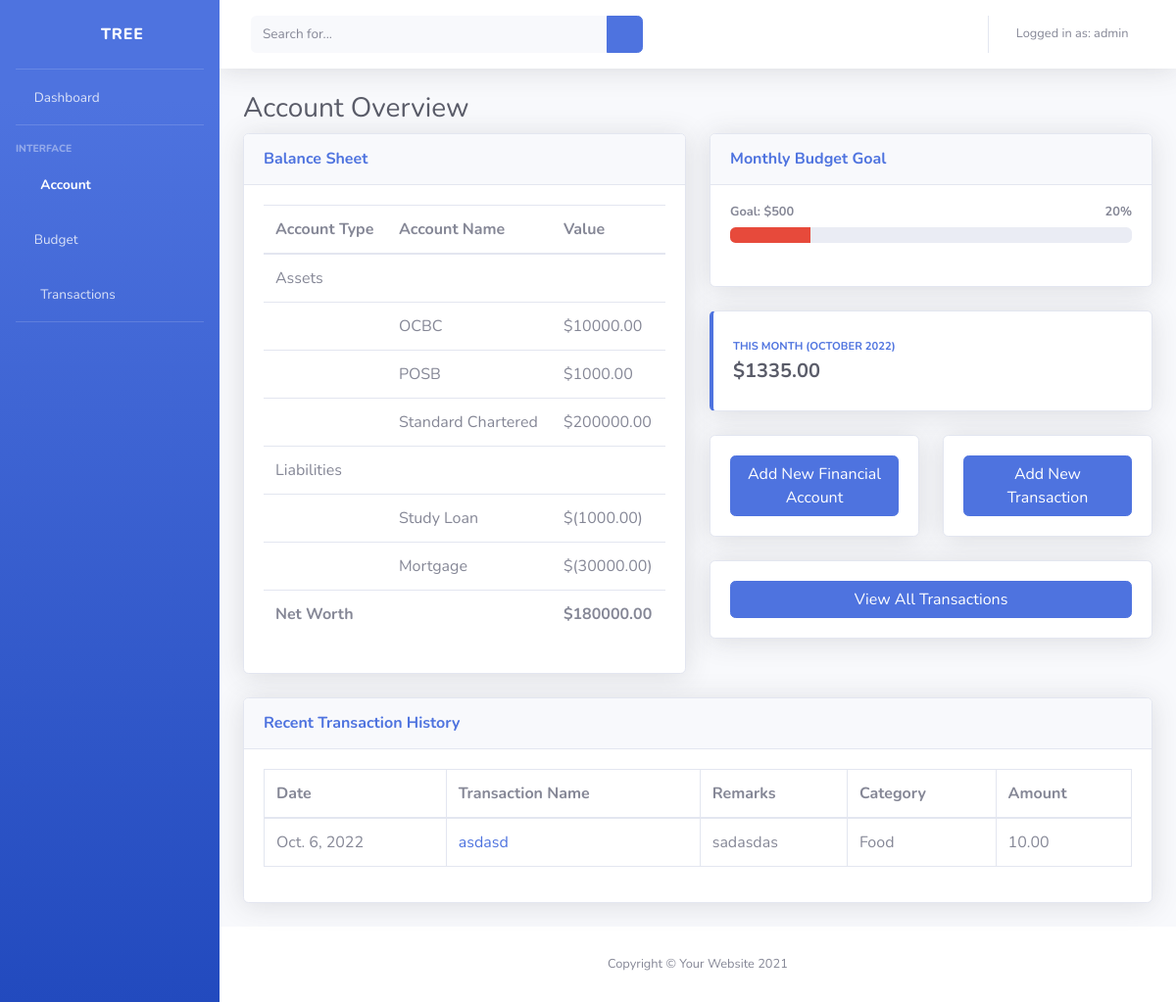
Page /account/ (signed in) on the committed database.
### dashboard/models.py (models this page shows)
class User(AbstractUser):
	temp = models.CharField(max_length=225)
	init = models.BooleanField(default=True)
	budget_init = models.BooleanField(default=True)
	net_worth = models.DecimalField(max_digits=20,decimal_places=2,default=0)

class FinancialAccount(models.Model):
	username = models.ForeignKey(settings.AUTH_USER_MODEL, on_delete=models.CASCADE)
	type = models.CharField(max_length=225)
	name = models.TextField()
	value = models.DecimalField(max_digits=20,decimal_places=2)

class Transaction(models.Model):
	username = models.ForeignKey(settings.AUTH_USER_MODEL, on_delete=models.CASCADE)
	transaction_type = models.CharField(max_length=225)
	date = models.DateField()
	transaction_name = models.TextField()
	remarks = models.CharField(max_length=225)
	category = models.TextField()
	amount = models.DecimalField(max_digits=20,decimal_places=2)
	def get_absolute_url(self):
		return f"/transactions/{self.id}/"

### dashboard/views.py (the view, shortened to what this page needs)
# urls.py: path("account/", account_view, name="account"),
def account_view(request, *args, **kwargs):
  if request.user.is_authenticated:
    get_user = User.objects.get(username=request.user)
    if get_user.init:
      return redirect('set-up')
    queryset = Transaction.objects.filter(username=request.user).order_by('-date')
    faset = FinancialAccount.objects.filter(username=request.user)
    networth = User.objects.get(username=request.user).net_worth
    if (networth < 0):
      networth = "(" + str(networth * -1) + ")"
    context = {
      "object_list": queryset,
      "fa_list": faset,
      "networth": networth
    }
    return render(request, "account.html", context)
  else:
    return redirect('Login-page')

### templates/account.html (shortened to what this page needs)
{% extends 'base.html' %}
{% block content %}
<h1 class="h3 mb-2 text-gray-800">Account Overview</h1>
<div class="row">
  <div class="col-lg-6">
    <div class="card shadow mb-4">
      <div class="card-header py-3">
        <h6 class="m-0 font-weight-bold text-primary">Balance Sheet</h6>
      </div>
      <div class="card-body">
        <table class="table">
          <thead>
            <tr>
              <th>Account Type</th>
              <th>Account Name</th>
              <th>Value</th>
            </tr>
          </thead>
          <tr>
            <td>Assets</td>
            <td></td>
            <td></td>
          </tr>
          {% for instance in fa_list %}
          {% if instance.type == "Assets" %}
          <tr>
            <td></td>
            <td>{{ instance.name }}</td>
            <td>${{ instance.value }}</td>
          </tr>
          {% endif %}
          {% endfor %}
          <tr>
            <td>Liabilities</td>
            <td></td>
            <td></td>
          </tr>
          {% for instance in fa_list %}
          {% if instance.type == "Liabilities" %}
          <tr>
            <td></td>
            <td>{{ instance.name }}</td>
            <td>$({{ instance.value }})</td>
          </tr>
          {% endif %}
          {% endfor %}
          <tfoot>
            <tr>
              <th>Net Worth</th>
              <th></th>
              <th>${{ networth }}</th>
            </tr>
          </tfoot>
        </table>
      </div>
    </div>
  </div>
  <div class="col-lg-6">
    <div class="card shadow mb-4">
      <div class="card-header py-3">
        <h6 class="m-0 font-weight-bold text-primary">Monthly Budget Goal</h6>
      </div>
      <div class="card-body">
        <h4 class="small font-weight-bold">Goal: $500 <span class="float-right">20%</span></h4>
        <div class="progress mb-4">
          <div class="progress-bar bg-danger" role="progressbar" style="width: 20%" aria-valuenow="20" aria-valuemin="0"
            aria-valuemax="100"></div>
        </div>
      </div>
    </div>
    <div class="card border-left-primary shadow mb-4 py-2">
      <div class="card-body">
        <div class="row no-gutters align-items-center">
          <div class="col mr-2">
            <div class="text-xs font-weight-bold text-primary text-uppercase mb-1">
              This Month (October 2022)
            </div>
            <div class="h5 mb-0 font-weight-bold text-gray-800">$1335.00</div>
          </div>
          <div class="col-auto">
            <i class="fas fa-dollar-sign fa-2x text-gray-300"></i>
          </div>
        </div>
      </div>
    </div>
    <div class="row">
      <div class="col-lg-6">
        <div class="card shadow mb-4">
          <div class="card-body text-center">
            <button class="btn btn-primary btn-block" type="button" data-toggle="modal"
              data-target="#exampleModalLg">Add New Financial Account</button>
          </div>
        </div>
      </div>
      <div class="col-lg-6">
        <div class="card shadow mb-4">
          <div class="card-body text-center">
            <button class="btn btn-primary btn-block" type="button" data-toggle="modal"
              data-target="#transactionModal">Add New Transaction</button>
          </div>
        </div>
      </div>
    </div>
    <div class="row">
      <div class="col-lg-12">
        <div class="card shadow mb-4">
          <div class="card-body text-center">
            <a href="/transactions">
              <button class="btn btn-primary btn-block" type="button" data-target="#exampleModalLg">View All
                Transactions</button>
            </a>
          </div>
        </div>
      </div>
    </div>
  </div>
</div>
<div class="row">
  <div class="col">
    <div class="card shadow mb-4">
      <div class="card-header py-3">
        <h6 class="m-0 font-weight-bold text-primary">Recent Transaction History</h6>
      </div>
      <div class="card-body">
        <div class="table-responsive">
          {% if object_list %}
          <table class="table table-bordered" id="table1" width="100%" cellspacing="0">
            <thead>
              <tr>
                <th>Date</th>
                <th>Transaction Name</th>
                <th>Remarks</th>
                <th>Category</th>
                <th>Amount</th>
              </tr>
            </thead>
            <tbody>
              {% for instance in object_list|slice:":10" %}
                <tr>
                    <td>{{ instance.date }} </td>
                    <td><a href='{{ instance.get_absolute_url }}'> {{ instance.transaction_name }} </a></td>
                    <td>{{ instance.remarks }} </td>
                    <td>{{ instance.category }} </td>
                    <td>{{ instance.amount }} </td>
                </tr>
              {% endfor %}
            </tbody>
          </table>
          {% else %}
            <h1>No Transactions Recorded</h1>
          {% endif %}
        </div>
      </div>
    </div>
  </div>
</div>
{% endblock %}

### templates/base.html (shortened to what this page needs)
<!DOCTYPE html>
<html lang="en">
{% load static %}
<head>
    <link href="{% static 'vendor/fontawesome-free/css/all.min.css' %}" rel="stylesheet" type="text/css">
    <link href="{% static 'css/sb-admin-2.min.css' %}" rel="stylesheet">
    <link href="{% static 'vendor/datatables/dataTables.bootstrap4.min.css' %}" rel="stylesheet">
</head>
<body id="page-top">
    <div id="wrapper">
        <ul class="navbar-nav bg-gradient-primary sidebar sidebar-dark accordion" id="accordionSidebar">
            <a class="sidebar-brand d-flex align-items-center justify-content-center" href="/home">
                <div class="sidebar-brand-icon">
                    <i class='fa fa-tree'></i>
                </div>
                <div class="sidebar-brand-text mx-3">Tree</div>
            </a>
            <hr class="sidebar-divider my-0">
            <li class="nav-item {% if request.resolver_match.url_name == 'home' %} active {% endif %}">
                <a class="nav-link" href="/home">
                    <i class='fa fa-home'></i>
                    <span>Dashboard</span></a>
            </li>
            <hr class="sidebar-divider">
            <div class="sidebar-heading">
                Interface
            </div>
            <li class="nav-item {% if request.resolver_match.url_name == 'account' %} active {% endif %}">
                <a class="nav-link collapsed" href="#" data-toggle="collapse" data-target="#collapseTwo"
                    aria-expanded="true" aria-controls="collapseTwo">
                    <i class="fas fa-fw fa-tachometer-alt"></i>
                    <span>Account</span>
                </a>
            </li>
            <li class="nav-item">
                <a class="nav-link collapsed" href="#" data-toggle="collapse" data-target="#collapseUtilities"
                    aria-expanded="true" aria-controls="collapseUtilities">
                    <i class='fa fa-balance-scale'></i>
                    <span>Budget</span>
                </a>
            </li>
            <li class="nav-item {% if request.resolver_match.url_name == 'transactions' %} active {% endif %}">
                <a class="nav-link" href="/transactions">
                    <i class="fas fa-fw fa-wrench"></i>
                    <span>Transactions</span></a>
            </li>
            <hr class="sidebar-divider">
        </ul>
        <div id="content-wrapper" class="d-flex flex-column">
            <div id="content">
                <nav class="navbar navbar-expand navbar-light bg-white topbar mb-4 static-top shadow">
                    <form
                        class="d-none d-sm-inline-block form-inline mr-auto ml-md-3 my-2 my-md-0 mw-100 navbar-search">
                        <div class="input-group">
                            <input type="text" class="form-control bg-light border-0 small" placeholder="Search for..."
                                aria-label="Search" aria-describedby="basic-addon2">
                            <div class="input-group-append">
                                <button class="btn btn-primary" type="button">
                                    <i class="fas fa-search fa-sm"></i>
                                </button>
                            </div>
                        </div>
                    </form>
                    <ul class="navbar-nav ml-auto">
                        <li class="nav-item dropdown no-arrow mx-1">
                            <a class="nav-link dropdown-toggle" href="#" id="alertsDropdown" role="button"
                                data-toggle="dropdown" aria-haspopup="true" aria-expanded="false">
                                <i class="fas fa-bell fa-fw"></i>
                            </a>
                        </li>
                        <li class="nav-item dropdown no-arrow mx-1">
                            <a class="nav-link dropdown-toggle" href="#" id="messagesDropdown" role="button"
                                data-toggle="dropdown" aria-haspopup="true" aria-expanded="false">
                                <i class="fas fa-envelope fa-fw"></i>
                            </a>
                        </li>
                        <li class="nav-item dropdown no-arrow">
                            <a class="nav-link dropdown-toggle" href="#" id="userDropdown" role="button"
                                data-toggle="dropdown" aria-haspopup="true" aria-expanded="false">
                                <span class="mr-2 d-none d-lg-inline text-gray-600 small">Logged in as: {{user.username}}</span>
                                <i class='fa fa-user'></i>
                            </a>
                        </li>
                    </ul>
                </nav>
                <div class="container-fluid">
                    {% block content %}
                    {% endblock %}
                </div>
            </div>
            <footer class="sticky-footer bg-white">
                <div class="container my-auto">
                    <div class="copyright text-center my-auto">
                        <span>Copyright &copy; Your Website 2021</span>
                    </div>
                </div>
            </footer>
        </div>
    </div>
</body>
</html>

### rows in the picture
User: username "admin", net_worth "180000.00"
FinancialAccount: name "OCBC", value "10000.00"
FinancialAccount: name "POSB", value "1000.00"
FinancialAccount: name "Standard Chartered", value "200000.00"
FinancialAccount: name "Study Loan", value "1000.00"
FinancialAccount: name "Mortgage", value "30000.00"
Transaction: date "Oct. 6, 2022", transaction_name "asdasd", remarks "sadasdas", category "Food", amount "10.00"
